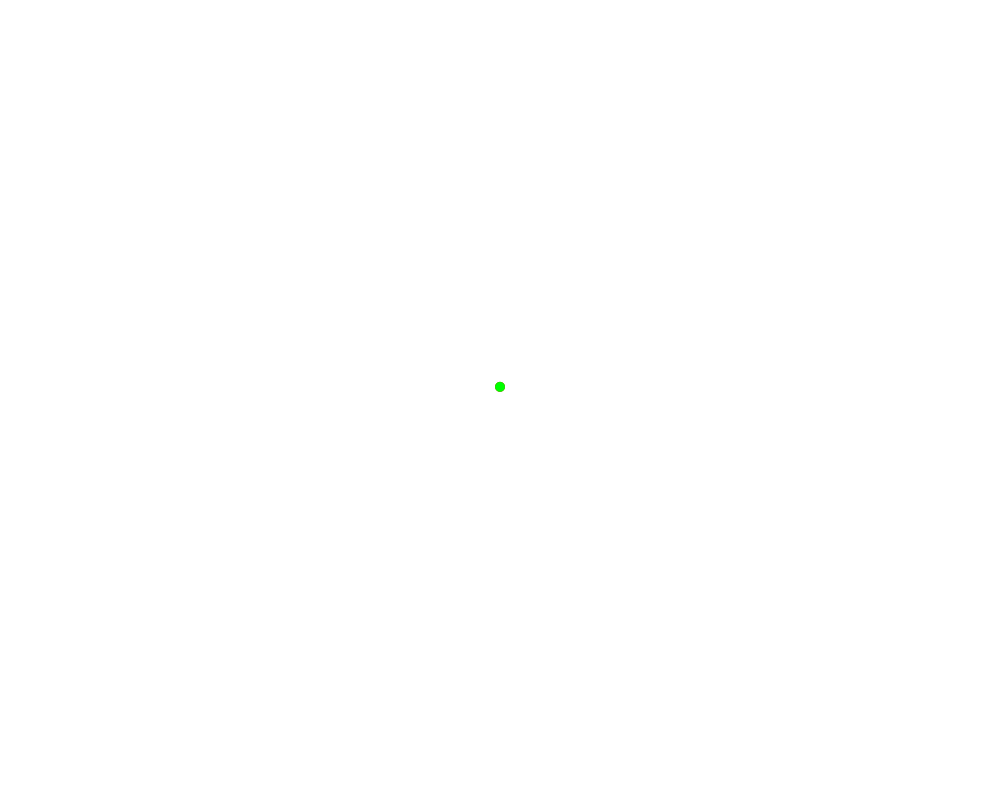
Frame 1 (no input)
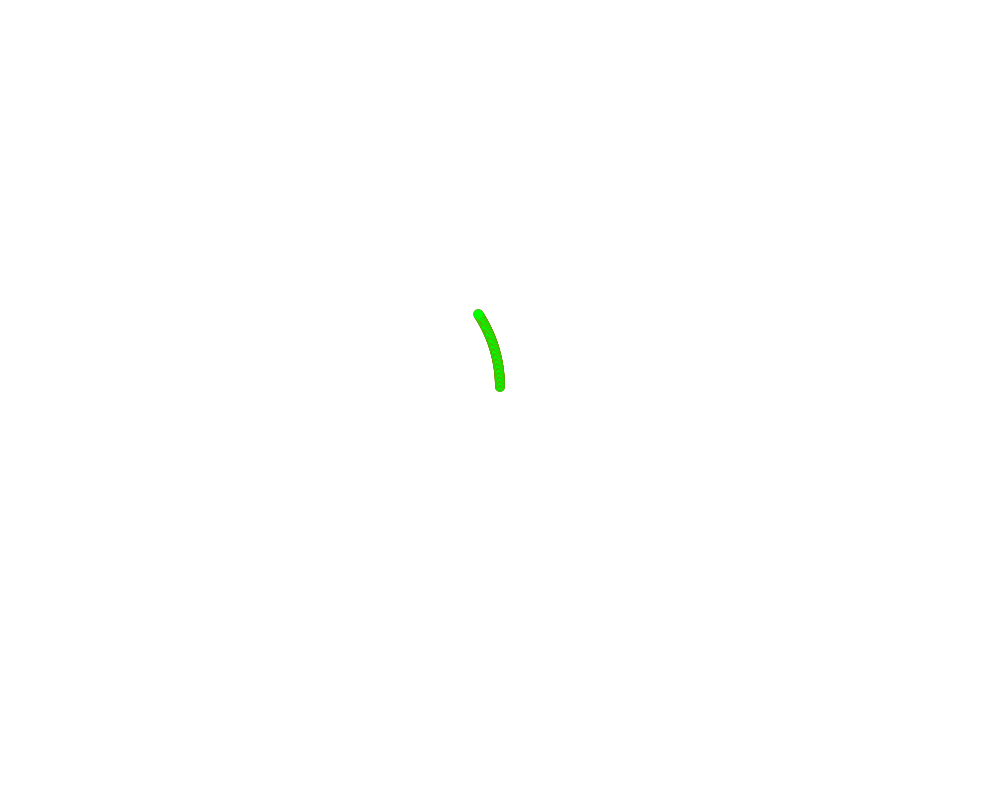
Frame 60 (the mouse pressed at the canvas centre just before this capture)
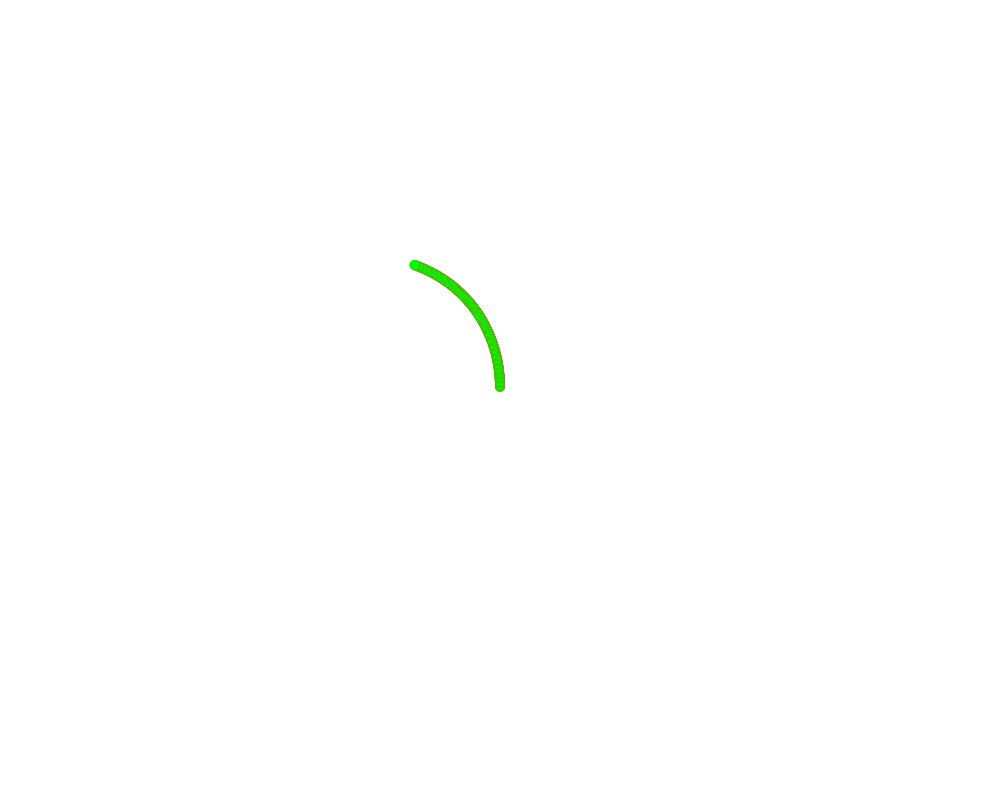
Frame 120 (the mouse held since frame 60 and released just before this capture)

The Processing sketch that drew these frames (run headless with seeded random() and noise(); from frame 60 on, the mouse is pressed at the canvas centre):

// Processing sketch: simulation2_offset_pde
// ── simulation2_offset_pde.pde
int totalStepX = 27000;
int totalStepY = 17920;
float batchMaxSizeX = totalStepX/400.0f;
float batchMaxSizeY = totalStepY/400.0f ;

Robot r1, r2;

void setup() {
  size(1000, 800);
  r1 = new Robot(0.2);
  r2 = new Robot(0.1);
  ellipseMode(CENTER);
  background(255);
}
void draw() {
  noStroke();
  translate(width/2, height/2);
  fill(255, 0, 0);

  r1.draw();
  fill(0, 255, 0);
  r2.draw();
}

class Robot {
  Axe x, y;
  Robot(float goTo) {
    x = new Axe(true, totalStepX, goTo);
    y = new Axe(false, totalStepY, goTo);
  }
  void draw() {
    if (x.status == y.status && x.status == STATUS.VIRTUAL_RUNNED) {
      x.status = y.status = STATUS.STARTING;
    } else if (x.status == y.status && x.status == STATUS.WAIT) {
      x.status = y.status = STATUS.RUN;
    } else {
      x.update();
      y.update();
    }
    float pX = x.position /(float)totalStepX * width;
    float pY = y.position /(float)totalStepX * height;


    ellipse(pX, pY, 10, 10);
  }
}
enum STATUS {
  STOP, HELLO, HOMING, AT_HOME, VIRTUAL_RUN, VIRTUAL_RUNNED, STARTING, WAIT, RUN
};
class Axe {
  STATUS status = STATUS.VIRTUAL_RUN;
  int position; 
  int totalStep;
  boolean master;
  int batchMaxSize;
  float alpha, alphaInc;
  float offset;
  float offset2 = 0 ;
  boolean goStart = true;
  int goTo;
  Axe(boolean master, int totalStep, float goTo) {
    this.master = master;
    this.totalStep = totalStep;
    this.batchMaxSize = totalStep/400;
    this.alpha = 0;
    this.alphaInc = (batchMaxSize * 2.f) / (totalStep);
    if (!this.master)this.alphaInc *= 2;
    this.offset = this.master ? 0 : HALF_PI;
    this.position = this.master ? 0 : -height/2;
    this.goTo = (int)(goTo * TWO_PI / alphaInc);
    if (!this.master)this.goTo *= 2;
  }

  void update() {
    switch(status) {
    case VIRTUAL_RUN:
      if (virtualRun())status = STATUS.VIRTUAL_RUNNED;
      break;
    case STARTING:
      if (goStart())status = STATUS.WAIT;
      break ;
    case RUN:
      if (run())status = STATUS.STARTING;
      break;
    default:
      break;
    }
  }

  boolean goStart() {
    for (int i = 0; i < 10 && position != 0; i ++) {
      position += (position > 0 ? -1 : 1);
    }
    return position == 0 ;
  }
  boolean run() {
    float sX = sin(alpha + offset);
    boolean  dX = sX > 0 ;
    int batchSizeX = abs(round(sX * batchMaxSize));
    for (int i = 0; i < batchSizeX; i ++ ) {
      position += dX ? 1 : -1;
    }
    alpha += alphaInc;
    if (alpha >= (master ? TWO_PI : 2*TWO_PI)) {
      alpha = 0;
      return true;
    }
    return false;
  }
  boolean virtualRun() {
    if (this.goTo > 0) {
      float sX = sin(alpha + offset);
      boolean  dX = sX > 0 ;
      int batchSizeX = abs(round(sX * batchMaxSize));
      for (int i = 0; i < batchSizeX; i ++ ) {
        position += dX ? -1 : 1;
      }
      alpha += alphaInc;
      if (alpha  >= (master ? TWO_PI : 2*TWO_PI)) {
        alpha = 0;
      }
      this.goTo --;
    }
    if (this.goTo <= 0) {
      offset += alpha;
      alpha = 0 ;
      return true;
    }
    return false;
  }
}
